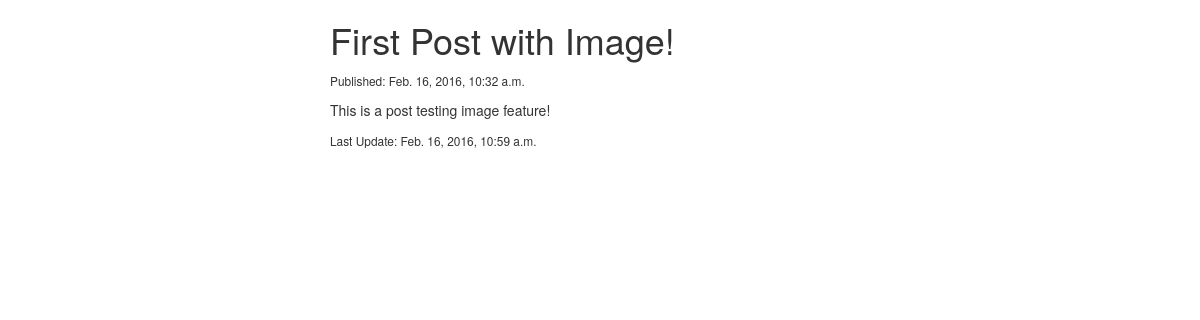
/posts/24/, run on an earlier commit of the app's database.
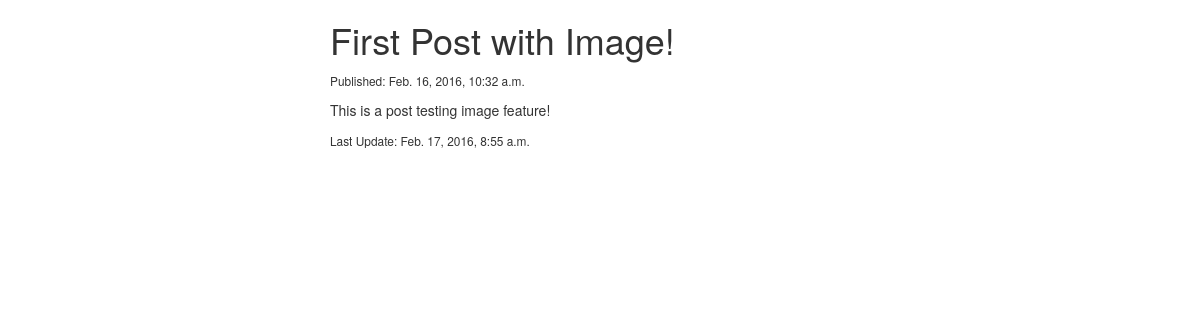
And on a later commit of the database.
### posts/models.py (models this page shows, shortened)
class Post(models.Model):
    title = models.CharField(max_length=150)
    content = models.TextField()
    image = models.ImageField(upload_to=upload_dir,
                              null=True,
                              blank=True,
                              width_field="width_field",
                              height_field="height_field")
    height_field = models.IntegerField(default=0)
    width_field = models.IntegerField(default=0)
    created = models.DateTimeField(auto_now=False, auto_now_add=True)
    updated = models.DateTimeField(auto_now=True, auto_now_add=False)

### posts/views.py (the view)
# urls.py: url(r'^(?P<id>\d+)/$', views.post_detail, name="detail"),
def post_detail(request, id): #read post
    instance = get_object_or_404(Post,id=id)
    context = {
        "title": instance.title,
        "instance": instance,
    }
    return render(request,"single_post.html", context)

### templates/single_post.html (shortened to what this page needs)
{% extends "main.html" %}
{% block content %}
    <div class="col-sm-6 col-sm-offset-3">
        <h1>{{ title }}</h1>
        <small>Published: {{ instance.created }}</small>
        <p>{{ instance.content|linebreaks }}</p>
        <small>Last Update: {{ instance.updated }}</small>
    </div>
{% endblock content %}

What changed in the data, as far as the page shows it:
changed Post "First Post with Image!": updated "Feb. 16, 2016, 10:59 a.m." → "Feb. 17, 2016, 8:55 a.m."
